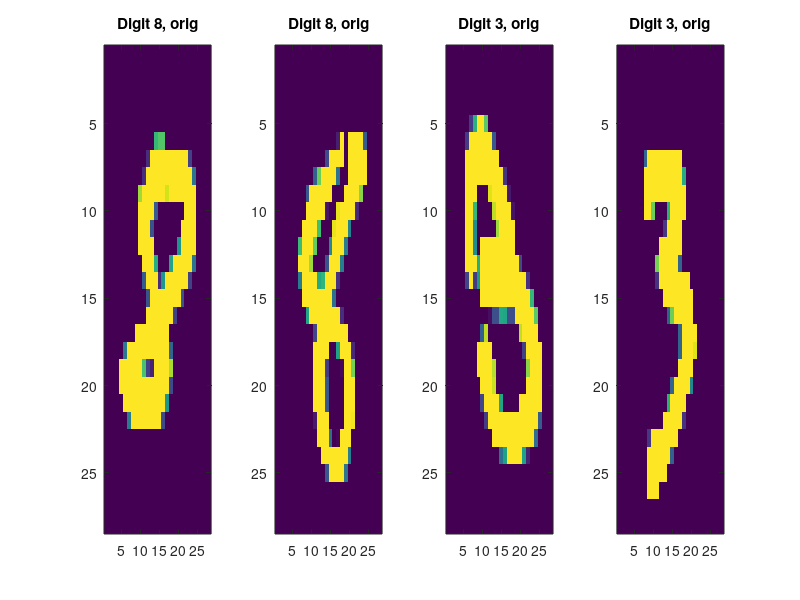

Write MATLAB code to recreate this figure. (Note: this script raises an error after producing the figure.)
clear

% Load data for digit 8
load digit8 
% variable x, 1032*784, rows samples, columns pixels on 28*28 grid
digit8 = x'; % Now the columns are the samples.

% Load data for digit 3
load digit3
% variable x, 1010*784
digit3 = x';

% Plot an example of each digit
figure
subplot(1,4,1); image(reshape(digit8(:,1),[28 28])'); title('Digit 8, orig');
subplot(1,4,2); image(reshape(digit8(:,2),[28 28])'); title('Digit 8, orig');
subplot(1,4,3); image(reshape(digit3(:,1),[28 28])'); title('Digit 3, orig');
subplot(1,4,4); image(reshape(digit3(:,2),[28 28])'); title('Digit 3, orig');

% Divide into training and test data
n_train = 900;
n_test = 50;
d8_train = digit8(:,1:n_train);
d8_test = digit8(:,n_train+1:n_train+n_test);

d3_train = digit3(:,1:n_train);
d3_test = digit3(:,n_train+1:n_train+n_test);

test_data = [d8_test d3_test];
test_labels = [8*ones(1,n_test) 3*ones(1,n_test)];



% Learn the FA model for each digit (M8/3: model for digit 8/3)
opts.maxit = 50; opts.plotprogress=0; opts.tol=0.1;
H = 5; % Assume 5 factors (for example...)

[d8_F, d8_diagPsi, d8_m, d8_loglik] = FA(d8_train, H, opts);
[d3_F, d3_diagPsi, d3_m, d3_loglik] = FA(d3_train, H, opts);
%(see demo_FA.m for a simple example)

% Plot the means and factor loadings (columns of the factor loading matrix)
% for the two models.

figure
subplot(2,3,1); image(reshape(d8_m,[28 28])'); title('D8, mean');
for i = 1:H
    subplot(2,3,1+i); image(reshape(d8_F(:,i),[28 28])'); title(['D8, FA' num2str(i)]); 
end

figure
subplot(2,3,1); image(reshape(d3_m,[28 28])'); title('D3, mean');
for i = 1:H
    subplot(2,3,1+i); image(reshape(d3_F(:,i),[28 28])'); title(['D3, FA' num2str(i)]);
end
% Compute the log-likelihood for observing each test point from digit 3
% model M3

d3_cov = d3_F * d3_F' + diag(d3_diagPsi);
m3_loglikelihood = logmvnpdf(test_data', d3_m', d3_cov);

% Compute the log-likelihood for observing each test point from digit 8
% model M8

d8_cov = d8_F * d8_F' + diag(d8_diagPsi);
m8_loglikelihood = logmvnpdf(test_data', d8_m', d8_cov);

% Normalize to avoid (some of the) numerical problems
max_val = max([m8_loglikelihood; m3_loglikelihood],[],1);
m8_loglikelihood = m8_loglikelihood - max_val;
m3_loglikelihood = m3_loglikelihood - max_val;


% Probability of observing each of test points from M3,
% assuming that both digits are equally probable a priori.
r3 = exp(m3_loglikelihood) ./ (exp(m3_loglikelihood) + exp(m8_loglikelihood));

% Classify each digit in the test data to the model that maximized
% its probability

digit3_indices = (r3 > 0.5);
estimated_labels = 8 .* ones(n_test*2,1);
estimated_labels(digit3_indices) = 3;

% Compute the classification accuracy by comparing the estimated cluster
% labels with the test_labels

accuracy = length(find(estimated_labels==test_labels'))*100 / length(estimated_labels)
